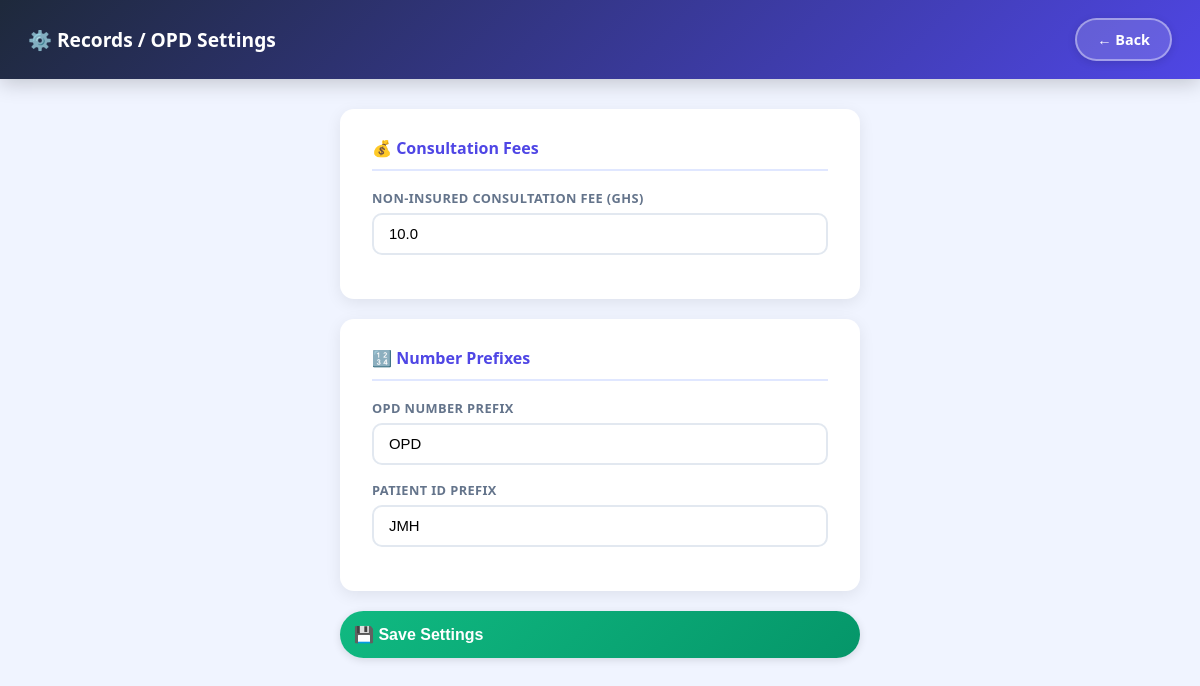
Screenshot of /records/settings (signed in) with the database file from the repository.
### tables this page shows
CREATE TABLE opd_settings (
            id INTEGER PRIMARY KEY,
            consultation_fee_non_insured REAL DEFAULT 10.0,
            opd_prefix TEXT DEFAULT 'OPD',
            patient_id_prefix TEXT DEFAULT 'JMH'
        );

### app.py (the view, shortened to what this page needs)
@app.route("/records/settings", methods=["GET", "POST"])
@login_required(role="Admin")
def records_settings():
    conn = get_db()
    c = conn.cursor()
    c.execute("SELECT * FROM opd_settings LIMIT 1")
    s = c.fetchone()
    conn.close()
    return render_template("records_settings.html", s=s)

### app.py (called while the page is built)
def get_db():
    conn = sqlite3.connect(DB_PATH)
    conn.row_factory = sqlite3.Row
    return conn

@app.context_processor
def inject_hospital():
    return dict(hospital=get_hospital())

def get_hospital():
    conn = get_db()
    c = conn.cursor()
    c.execute("SELECT * FROM hospital_settings LIMIT 1")
    data = c.fetchone()
    conn.close()
    return data

def login_required(role=None):
    def deco(f):
        @wraps(f)
        def wrapper(*args, **kwargs):
            if "user" not in session:
                return redirect(url_for("login"))
            if role and session.get("role") not in (role, "Admin"):
                flash("Access denied for your role.", "danger")
                return redirect(url_for("dashboard"))
            return f(*args, **kwargs)
        return wrapper
    return deco

@app.before_request
def startup():
    global _db_initialized
    if not _db_initialized:
        init_db()
        _db_initialized = True

@app.context_processor
def inject_globals():
    conn = get_db()
    c = conn.cursor()
    c.execute("SELECT name, insured_price, non_insured_price FROM lab_test_prices ORDER BY name")
    tests = c.fetchall()
    c.execute("SELECT name FROM services ORDER BY name")
    services = [r["name"] for r in c.fetchall()]
    conn.close()
    return dict(
        APP_NAME=APP_NAME,
        HOSPITAL_NAME=HOSPITAL_NAME,
        HOSPITAL_ADDRESS=HOSPITAL_ADDRESS,
        HOSPITAL_PHONE=HOSPITAL_PHONE,
        POWERED_BY=POWERED_BY,
        LAB_TESTS=tests,
        SERVICES=services,
        now=datetime.now,
    )

### templates/records_settings.html (shortened to what this page needs)
<!DOCTYPE html>
<html lang="en">
<head>
</head>
<body>
<div class="topbar">
  <h1>⚙️ Records / OPD Settings</h1>
  <a href="{{ url_for('records') }}" class="btn btn-back">← Back</a>
</div>
<div class="wrap">
  <form method="post">
    <div class="card">
      <div class="card-title">💰 Consultation Fees</div>
      <div class="form-group">
        <label>Non-Insured Consultation Fee (GHS)</label>
        <input type="number" step="0.01" min="0" name="consultation_fee_non_insured" value="{{ s.consultation_fee_non_insured if s else 10.0 }}" />
      </div>
    </div>
    <div class="card">
      <div class="card-title">🔢 Number Prefixes</div>
      <div class="form-group">
        <label>OPD Number Prefix</label>
        <input type="text" name="opd_prefix" value="{{ s.opd_prefix if s else 'OPD' }}" placeholder="OPD" />
      </div>
      <div class="form-group">
        <label>Patient ID Prefix</label>
        <input type="text" name="patient_id_prefix" value="{{ s.patient_id_prefix if s else 'JMH' }}" placeholder="JMH" />
      </div>
    </div>
    <button type="submit" class="btn btn-save">💾 Save Settings</button>
  </form>
</div>
</body>
</html>

### templates/records_settings.html (style rules this page uses)
:root { --primary:#4f46e5;--success:#10b981;--warning:#f59e0b;--bg:#f0f4ff;--card:#fff;--text:#1e293b;--muted:#64748b;--border:#e2e8f0;--radius:14px; }
* { box-sizing:border-box;margin:0;padding:0; }
body { font-family:'Segoe UI',sans-serif;background:var(--bg);color:var(--text); }
.topbar { background:linear-gradient(135deg,#1e293b,var(--primary));padding:18px 28px;display:flex;align-items:center;justify-content:space-between;box-shadow:0 4px 20px rgba(0,0,0,.2); }
.topbar h1 { color:#fff;font-size:1.2rem;font-weight:700; }
.btn { display:inline-flex;align-items:center;gap:7px;padding:10px 20px;border-radius:50px;border:none;font-size:.9rem;font-weight:600;cursor:pointer;text-decoration:none;transition:all .2s;box-shadow:0 2px 8px rgba(0,0,0,.12); }
.btn-back { background:rgba(255,255,255,.15);color:#fff;border:2px solid rgba(255,255,255,.4); }
.btn-save { background:linear-gradient(135deg,var(--success),#059669);color:#fff;width:100%;padding:14px;font-size:1rem; }
.wrap { max-width:560px;margin:30px auto;padding:0 20px 40px; }
.card { background:var(--card);border-radius:var(--radius);padding:28px 32px;box-shadow:0 4px 16px rgba(0,0,0,.08);margin-bottom:20px;animation:slideUp .4s ease; }
.card-title { font-size:1rem;font-weight:700;color:var(--primary);margin-bottom:18px;padding-bottom:10px;border-bottom:2px solid #e0e7ff; }
.form-group { margin-bottom:16px; }
label { display:block;font-size:.8rem;font-weight:600;color:var(--muted);text-transform:uppercase;letter-spacing:.4px;margin-bottom:6px; }
input { width:100%;padding:11px 15px;border:2px solid var(--border);border-radius:10px;font-size:.93rem;outline:none;transition:border .2s; }

### rows the page displays
opd_settings: consultation_fee_non_insured "10.0", opd_prefix "OPD", patient_id_prefix "JMH"
